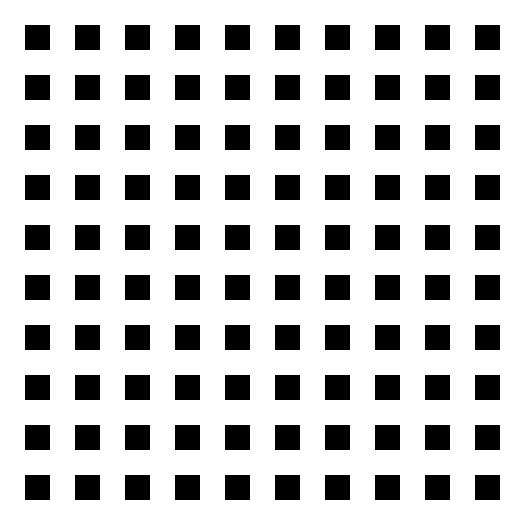
Frame 1 (no input)
Frame 60 (the mouse pressed at the canvas centre just before this capture): identical to frame 1, image omitted
Frame 120 (the mouse held since frame 60 and released just before this capture): identical to frame 1, image omitted

The Processing sketch that drew this single still picture (run headless with seeded random() and noise(); from frame 60 on, the mouse is pressed at the canvas centre):

// Processing sketch: easyH
// ── easyH.pde
void setup() {
  size(525, 525);
  noStroke();
}

void draw() {
  background(0);

  for (int xpos = 0; xpos < 11; xpos++) {
    for (int ypos = 0; ypos < 11; ypos++) {
      fill(255);
      rect(50 * xpos, 0, 25, height);
      rect(0 , 50 * ypos, height, 25);
    }
  }
}
